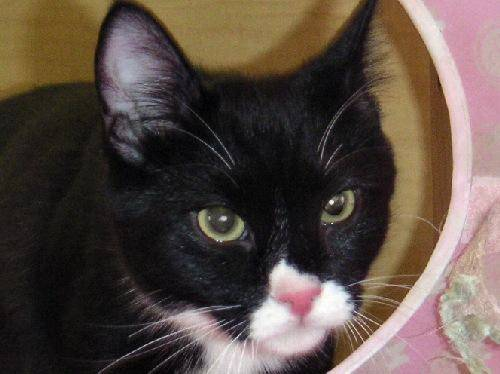
#> input picture cs3-13/data/dogs_cats/original/test/cats/cat.10001.jpg, 500 x 374 px; its folder holds only this picture in this run
$ jupyter execute dogs_cats-pre.ipynb   (shell and % lines are left out)
#> lines starting #> are read from the running program, lines starting #| are printed output that depends on the picture
### Preprocessing of images

#### Import libraries

[cell 1]
import os, glob
import numpy as np
from PIL import Image

[cell 2]
seedval = 111
np.random.seed(seedval)

#### Parameters

[cell 3]
w=56
work_dir='data/dogs_cats'
npy_data_base='dogs_cats-data'
npy_labels_base='dogs_cats-labels'
classes=['cats', 'dogs']
num_classes=len(classes)

#### Preprocess images and save them to files

[cell 4]

ok=1
for mode in ["train", "test"]:
    X=[]
    y=[]
    for i in range(num_classes):
        cls=classes[i]
        image_dir=os.path.join(work_dir, 'original', mode, cls)
        image_pat=os.path.join(image_dir, '*.*')
        files=glob.glob(image_pat)
        print("w:", w, " mode:", mode, " class:", cls)
        for f in files:
            img=Image.open(f)
#> img is the input picture: PIL image 500x374 RGB; mean R, G, B 89.6, 76.3, 68.3
            img=img.convert("RGB")
            img=img.resize((w,w))
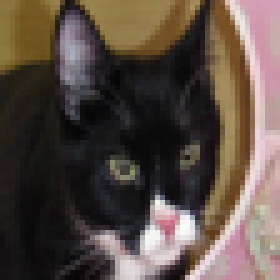
#> img: PIL image 56x56 RGB (shown 5 times larger); mean R, G, B 89.6, 76.3, 68.3
            data=np.array(img)
            X.append(data)
            y.append(i)
    X=np.array(X)
    y=np.array(y)

    # shuffle train data (for validation_split of fit())
    if mode == 'train':
        idx = np.random.permutation(X.shape[0])
#> idx = [1, 0]
        X = X[idx]
        y = y[idx]

    print('Number of data in X:', X.shape[0])
#| Number of data in X: 2
    print('Number of data in y:', y.shape[0])
#| Number of data in y: 2
    npy_data_file='{}-{}-w{}.npy'.format(npy_data_base, mode, w)
    data_file_path=os.path.join(work_dir, npy_data_file)
    npy_labels_file='{}-{}-w{}.npy'.format(npy_labels_base, mode, w)
    labels_file_path=os.path.join(work_dir, npy_labels_file)
    np.save(data_file_path, X)
    np.save(labels_file_path, y)

    if not os.path.exists(data_file_path):
        ok=0
    if not os.path.exists(labels_file_path):
        ok=0

if ok==1:
    print("OK")
